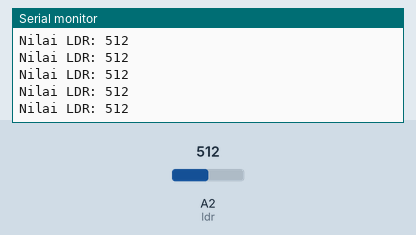
A sketch run on a simulated Arduino Uno, built with avr-gcc and run on an emulated ATmega328P. On the bench: the last lines printed to the serial monitor. Inputs (shaded band) come from the test bench; at power-on: A2 (ldr) = 512.

Above: at 1.2 s.
1.3 s: A2 (ldr) set to 990
At 2.2 s:
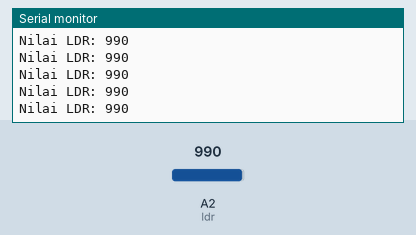
4.3 s: A2 (ldr) set to 1012
At 5.4 s:
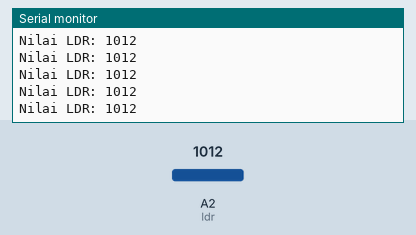
Timing chart, 0 to 7.3 s (numbered marks = the images above; inputs shaded):
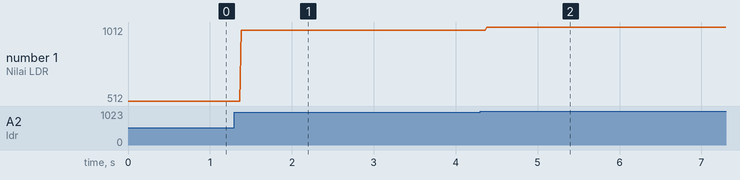

The sketch:

Cek_Nilai_LDR.ino
```cpp
byte ldr = A2;
int nilai;

void setup() {
  pinMode (ldr, INPUT);
  Serial.begin(9600);
}

void loop() {
  nilai = analogRead(ldr);
  Serial.print("Nilai LDR: ");
  Serial.println(nilai);
}
```

Measured:
- after the input at 1.3 s, the serial monitor: prints a new line after 0.08 s (image 1)
- after the input at 4.3 s, the serial monitor: prints a new line after 0.08 s (image 2)
- plotted number 1: 512 → 990 after the input at 1.3 s, 990 → 1012 after the input at 4.3 s
